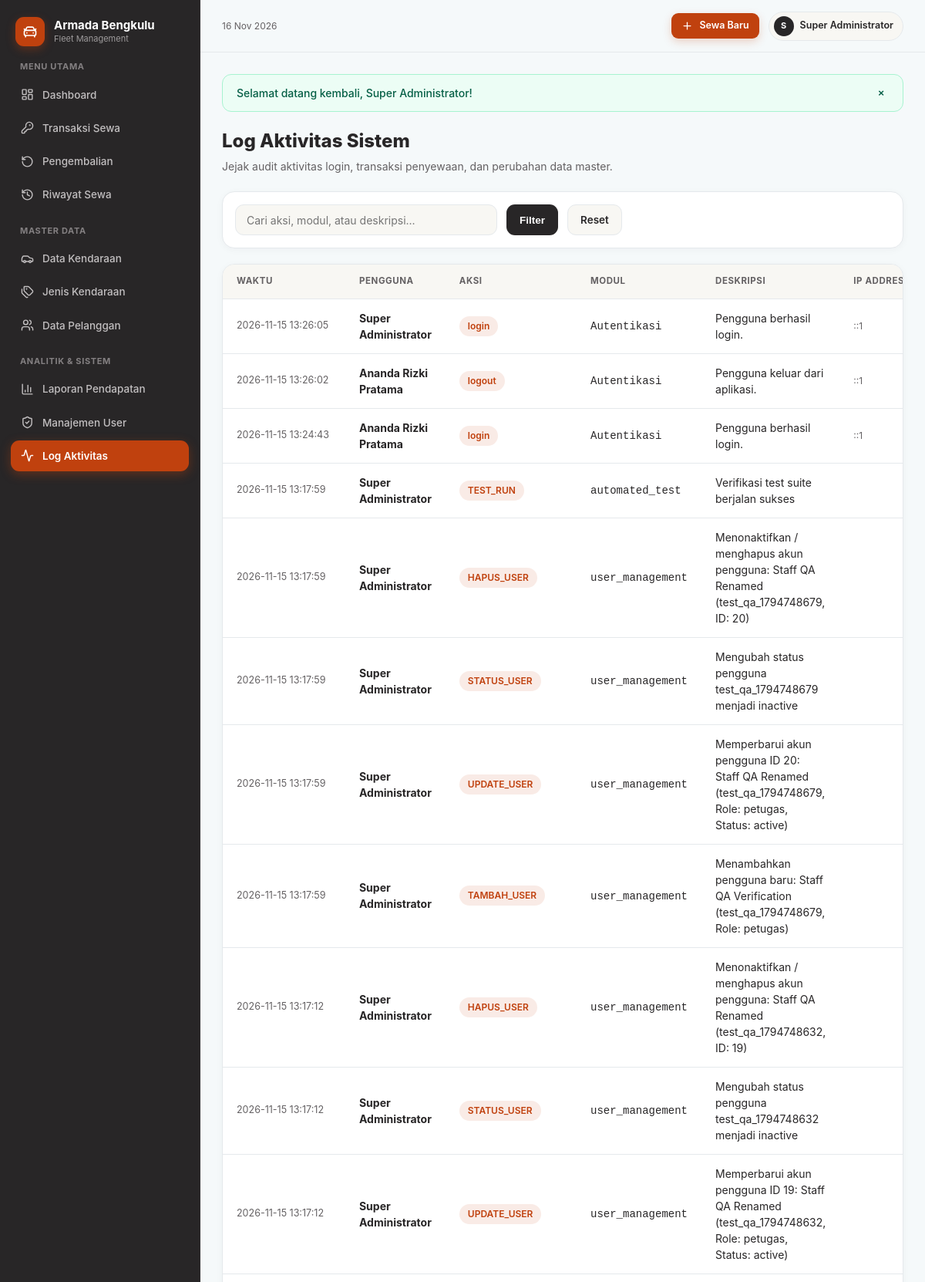
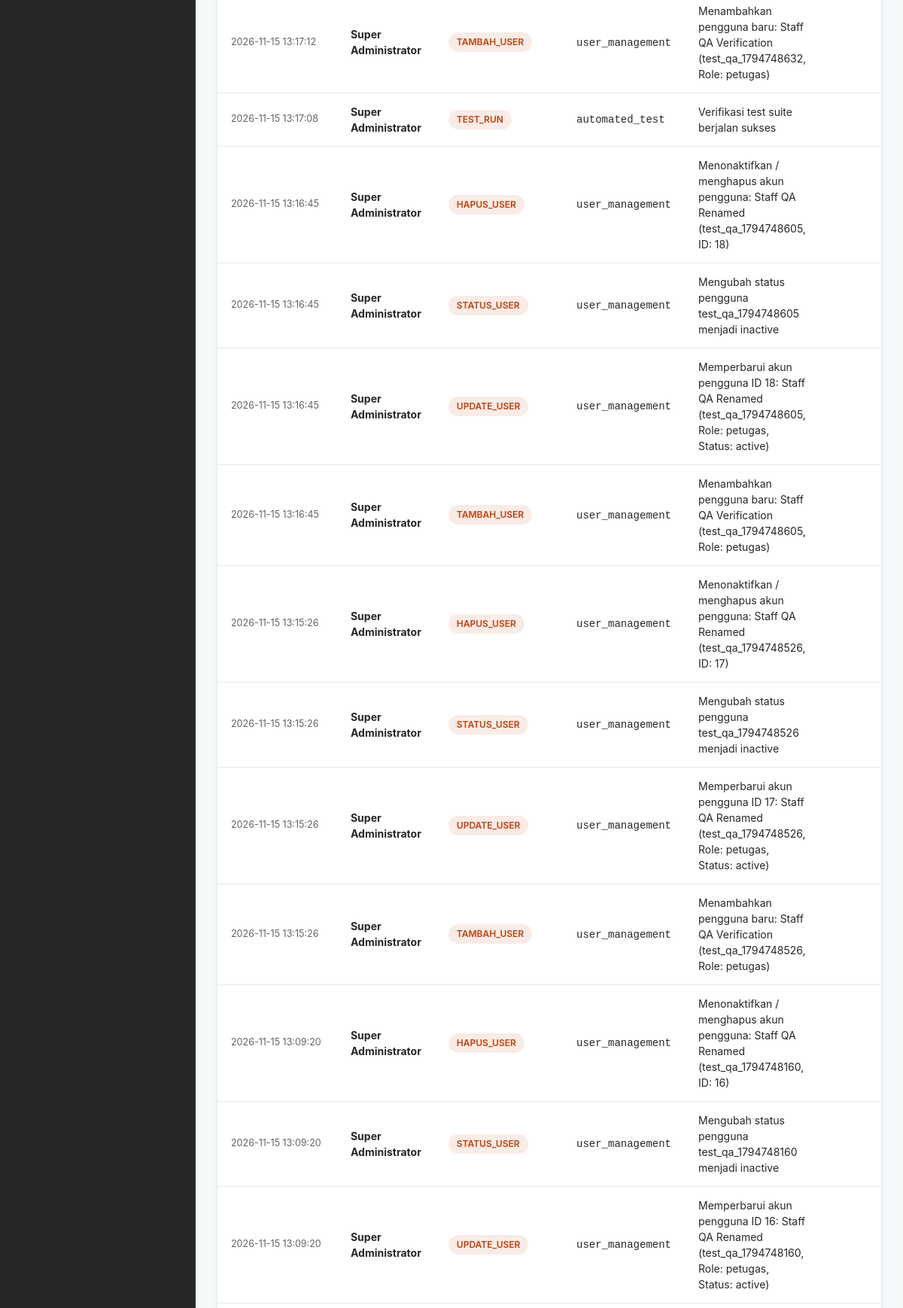
/aktivitas (signed in, upper part), run on the app's committed database (2 pictures, top to bottom).
### tables this page shows
CREATE TABLE `users` (
  `id` int(10) UNSIGNED NOT NULL,
  `username` varchar(50) NOT NULL,
  `password` varchar(255) NOT NULL,
  `nama` varchar(100) NOT NULL,
  `email` varchar(100) DEFAULT NULL,
  `role` enum('admin','petugas') NOT NULL DEFAULT 'petugas',
  `status` enum('active','inactive') NOT NULL DEFAULT 'active',
  `avatar` varchar(255) DEFAULT NULL,
  `last_login_at` datetime DEFAULT NULL,
  `created_at` timestamp NOT NULL DEFAULT current_timestamp(),
  `updated_at` timestamp NOT NULL DEFAULT current_timestamp() ON UPDATE current_timestamp(),
  `deleted_at` timestamp NULL DEFAULT NULL
);

CREATE TABLE `activity_logs` (
  `id` bigint(20) UNSIGNED NOT NULL,
  `user_id` int(10) UNSIGNED DEFAULT NULL,
  `action` varchar(40) NOT NULL,
  `module` varchar(60) NOT NULL,
  `description` varchar(255) NOT NULL,
  `ip_address` varchar(45) DEFAULT NULL,
  `created_at` timestamp NOT NULL DEFAULT current_timestamp()
);

### core/Controller.php (called while the page is built, shortened)
<?php
abstract class Controller
{
    protected function view(string $view, array $data = [], string $layout = 'layouts/app'): void
    {
        View::render($view, $data, $layout);
    }
}

### app/Controllers/ActivityController.php (called while the page is built, shortened)
<?php
class ActivityController extends Controller
{
    public function index(Request $request): void
    {
        $q = trim((string)$request->input('q', ''));
        $logs = (new ActivityService())->latest(150, $q);
        $this->view('aktivitas/index', [
            'title' => 'Log Aktivitas Sistem — Rental Armada Bengkulu',
            'logs'  => $logs,
            'q'     => $q,
        ]);
    }
}

### public/index.php (called while the page is built, shortened)
<?php
require_once BASE_PATH . '/core/helpers.php';
require_once BASE_PATH . '/core/Session.php';
require_once BASE_PATH . '/core/Flash.php';
require_once BASE_PATH . '/core/Auth.php';
require_once BASE_PATH . '/core/Request.php';
require_once BASE_PATH . '/core/Controller.php';
require_once BASE_PATH . '/core/Router.php';
$router = new Router();
$request = new Request();
$router->dispatch($request);

### core/helpers.php (called while the page is built, shortened)
<?php
function base_url(string $path = ''): string
{
    $scriptName = $_SERVER['SCRIPT_NAME'] ?? '';
    $baseDir = rtrim(str_replace('\\', '/', dirname($scriptName)), '/');
    $cleanPath = ltrim($path, '/');
    return $baseDir . ($cleanPath !== '' ? '/' . $cleanPath : '');
}
function e(?string $value): string
{
    return htmlspecialchars((string)$value, ENT_QUOTES, 'UTF-8');
}
function tgl_indo(?string $date): string
{
    $bulan = [
        1 => 'Jan', 'Feb', 'Mar', 'Apr', 'Mei', 'Jun',
        'Jul', 'Agu', 'Sep', 'Okt', 'Nov', 'Des'
    ];
    $ts = strtotime($date);
    return date('d', $ts) . ' ' . $bulan[(int)date('n', $ts)] . ' ' . date('Y', $ts);
}
function auth_user(): ?array
{
    return Auth::user();
}

### core/Request.php (called while the page is built, shortened)
<?php
class Request
{
    public function path(): string
    {
        $uri = parse_url($_SERVER['REQUEST_URI'] ?? '/', PHP_URL_PATH) ?: '/';
        $base = base_url();
        $uri = '/' . trim($uri, '/');
        return $uri === '' ? '/' : $uri;
    }
    public function input(string $key, mixed $default = null): mixed
    {
        return $_POST[$key] ?? $_GET[$key] ?? $default;
    }
}

### app/Services/ActivityService.php (called while the page is built, shortened)
<?php
class ActivityService
{
    public function latest(int $limit = 100, string $search = ''): array
    {
        $pdo = Database::connection();
        $sql = "
            SELECT a.*, u.nama AS user_nama, u.username, u.role
            FROM activity_logs a
            LEFT JOIN users u ON u.id = a.user_id
        ";
        $params = [];
        $sql .= " ORDER BY a.created_at DESC, a.id DESC LIMIT " . (int)$limit;
        $stmt = $pdo->prepare($sql);
        $stmt->execute($params);
        return $stmt->fetchAll();
    }
}

### core/Session.php (called while the page is built, shortened)
<?php
class Session
{
    public static function get(string $key, mixed $default = null): mixed
    {
        return $_SESSION[$key] ?? $default;
    }
}

### core/Auth.php (called while the page is built, shortened)
<?php
class Auth
{
    public static function user(): ?array
    {
        return Session::get('auth_user');
    }
}

### app/Views/aktivitas/index.php (the view)
<div style="margin-bottom:22px;">
    <h1 style="margin:0;font-size:24px;font-weight:800;">Log Aktivitas Sistem</h1>
    <p style="margin:4px 0 0;color:#646163;">Jejak audit aktivitas login, transaksi penyewaan, dan perubahan data master.</p>
</div>
<div class="ui-card" style="padding:16px;margin-bottom:20px;">
    <form method="GET" action="<?= base_url('aktivitas') ?>" style="display:flex;gap:12px;">
        <input type="text" name="q" value="<?= e($q) ?>" class="ui-input" style="max-width:340px;" placeholder="Cari aksi, modul, atau deskripsi...">
        <button type="submit" class="btn btn-dark">Filter</button>
        <a href="<?= base_url('aktivitas') ?>" class="btn btn-warm">Reset</a>
    </form>
</div>
<div class="ui-card" style="overflow:hidden;">
    <div class="table-wrap">
        <table class="ui-table">
            <thead>
                <tr>
                    <th>Waktu</th>
                    <th>Pengguna</th>
                    <th>Aksi</th>
                    <th>Modul</th>
                    <th>Deskripsi</th>
                    <th>IP Address</th>
                </tr>
            </thead>
            <tbody>
                <?php foreach ($logs as $l): ?>
                <tr>
                    <td style="font-size:12.5px;color:#646163;white-space:nowrap;"><?= e($l['created_at']) ?></td>
                    <td><strong><?= e($l['user_nama'] ?? 'Sistem') ?></strong></td>
                    <td><span class="badge badge-disewa"><?= e($l['action']) ?></span></td>
                    <td><code><?= e($l['module']) ?></code></td>
                    <td><?= e($l['description']) ?></td>
                    <td style="font-size:12px;color:#646163;"><?= e($l['ip_address'] ?? '-') ?></td>
                </tr>
                <?php endforeach; ?>
            </tbody>
        </table>
    </div>
</div>

### core/Router.php (shortened to what this page needs)
<?php
class Router
{
    private array $routes = [];
    private function add(string $method, string $pattern, array $handler): void
    {
        $regex = preg_replace('#\{([a-zA-Z_][a-zA-Z0-9_]*)\}#', '(?P<$1>[^/]+)', $pattern);
        $regex = '#^' . $regex . '$#';
        $this->routes[] = [
            'method'  => $method,
            'regex'   => $regex,
            'handler' => $handler,
        ];
    }
    public function dispatch(Request $request): void
    {
        $method = $request->method();
        $path = $request->path();
        foreach ($this->routes as $route) {
            if ($route['method'] !== $method) {
                continue;
            }
            if (preg_match($route['regex'], $path, $matches)) {
                $params = array_filter($matches, 'is_string', ARRAY_FILTER_USE_KEY);
                [$class, $action] = $route['handler'];
                $controller = new $class();
                $controller->$action($request, ...array_values($params));
                return;
            }
        }
    }
}

### app/Views/partials/topbar.php (shortened to what this page needs)
<?php $user = auth_user(); ?>
<header class="app-topbar">
    <div style="display:flex;align-items:center;gap:12px;">
        <div>
            <div style="font-size:12px;color:var(--text-muted);"><?= tgl_indo(date('Y-m-d')) ?></div>
        </div>
    </div>
    <div style="display:flex;align-items:center;gap:12px;">
        <a href="<?= base_url('penyewaan/create') ?>" class="btn btn-accent btn-sm">
            <i data-lucide="plus" style="width:15px;height:15px;"></i>
            <span>Sewa Baru</span>
        </a>
        <div style="display:flex;align-items:center;gap:8px;background:var(--bg-warm);border:1px solid var(--border);padding:5px 12px 5px 6px;border-radius:999px;">
            <span style="width:26px;height:26px;border-radius:50%;background:var(--dark);color:#fff;font-size:11px;font-weight:700;display:flex;align-items:center;justify-content:center;">
                <?= strtoupper(substr($user['nama'] ?? 'A', 0, 1)) ?>
            </span>
            <span style="font-size:12.5px;font-weight:600;color:var(--dark);"><?= e($user['nama'] ?? 'Petugas') ?></span>
        </div>
    </div>
</header>

### public/assets/css/app.css (style rules this page uses)
*, *::before, *::after { box-sizing: border-box; }
:root { --bg-canvas: #F5F9FA; --bg-surface: #FFFFFF; --bg-warm: #F8F7F3; --dark: #282627; --dark-soft: #363335; --accent: #C0410E; --accent-hover: #A3350A; --accent-soft: rgba(192, 65, 14, 0.10); --border: #E5E9EC; --text-main: #282627; --text-muted: #646163; --shadow-sm: 0 2px 10px rgba(40, 38, 39, 0.04); --shadow-md: 0 8px 24px -4px rgba(40, 38, 39, 0.07); --shadow-lg: 0 20px 40px -12px rgba(40, 38, 39, 0.14); }
html, body { margin: 0; padding: 0; background-color: var(--bg-canvas); color: var(--text-main); font-family: 'Inter', -apple-system, BlinkMacSystemFont, 'Segoe UI', Roboto, sans-serif; font-size: 14px; line-height: 1.5; -webkit-font-smoothing: antialiased; }
a { color: inherit; text-decoration: none; }
.app-topbar { position: sticky; top: 0; z-index: 30; height: 68px; background-color: rgba(245, 249, 250, 0.88); backdrop-filter: blur(12px); border-bottom: 1px solid var(--border); padding: 0 28px; display: flex; align-items: center; justify-content: space-between; gap: 16px; }
.ui-card { background-color: var(--bg-surface); border: 1px solid var(--border); border-radius: 16px; box-shadow: var(--shadow-sm); }
.btn { display: inline-flex; align-items: center; justify-content: center; gap: 8px; padding: 9px 16px; border-radius: 11px; font-size: 13.5px; font-weight: 600; cursor: pointer; border: 1px solid transparent; transition: all 0.18s ease; }
.btn-sm { padding: 6px 12px; font-size: 12.5px; border-radius: 9px; }
.btn-dark { background-color: var(--dark); color: #FFFFFF; }
.btn-accent { background-color: var(--accent); color: #FFFFFF; box-shadow: 0 4px 12px rgba(192, 65, 14, 0.22); }
.btn-warm { background-color: var(--bg-warm); color: var(--dark); border-color: var(--border); }
.ui-input, .ui-select, .ui-textarea { width: 100%; background-color: var(--bg-warm); border: 1px solid var(--border); border-radius: 11px; padding: 10px 14px; font-size: 14px; color: var(--text-main); font-family: inherit; transition: all 0.18s ease; }
.table-wrap { width: 100%; overflow-x: auto; }
.ui-table { width: 100%; border-collapse: collapse; text-align: left; }
.ui-table thead th { background-color: var(--bg-warm); color: var(--text-muted); font-size: 11.5px; font-weight: 700; text-transform: uppercase; letter-spacing: 0.05em; padding: 13px 18px; border-bottom: 1px solid var(--border); white-space: nowrap; }
.ui-table tbody td { padding: 14px 18px; border-bottom: 1px solid var(--border); vertical-align: middle; }
.badge { display: inline-flex; align-items: center; gap: 6px; padding: 4px 11px; border-radius: 999px; font-size: 12px; font-weight: 600; white-space: nowrap; }
.badge-disewa, .badge-berjalan { background-color: var(--accent-soft); color: var(--accent); }

### data on the page
users: role "admin" (drawn), nama "S", nama "Super Administrator"
activity_logs: created_at "2026-11-15 13:26:05", user.nama "Super Administrator", action "login", module "Autentikasi", description "Pengguna berhasil login.", ip_address "::1"
activity_logs: created_at "2026-11-15 13:26:02", user.nama "Ananda Rizki Pratama", action "logout", module "Autentikasi", description "Pengguna keluar dari aplikasi.", ip_address "::1"
activity_logs: created_at "2026-11-15 13:24:43", user.nama "Ananda Rizki Pratama", action "login", module "Autentikasi", description "Pengguna berhasil login.", ip_address "::1"
activity_logs: created_at "2026-11-15 13:17:59", user.nama "Super Administrator", action "TEST_RUN", module "automated_test", description "Verifikasi test suite berjalan sukses"
activity_logs: created_at "2026-11-15 13:17:59", user.nama "Super Administrator", action "HAPUS_USER", module "user_management", description "Menonaktifkan / menghapus akun pengguna: Staff QA Renamed (test_qa_1794748679, ID: 20)"
activity_logs: created_at "2026-11-15 13:17:59", user.nama "Super Administrator", action "STATUS_USER", module "user_management", description "Mengubah status pengguna test_qa_1794748679 menjadi inactive"
activity_logs: created_at "2026-11-15 13:17:59", user.nama "Super Administrator", action "UPDATE_USER", module "user_management", description "Memperbarui akun pengguna ID 20: Staff QA Renamed (test_qa_1794748679, Role: petugas, Status: active)"
activity_logs: created_at "2026-11-15 13:17:59", user.nama "Super Administrator", action "TAMBAH_USER", module "user_management", description "Menambahkan pengguna baru: Staff QA Verification (test_qa_1794748679, Role: petugas)"
activity_logs: created_at "2026-11-15 13:17:12", user.nama "Super Administrator", action "HAPUS_USER", module "user_management", description "Menonaktifkan / menghapus akun pengguna: Staff QA Renamed (test_qa_1794748632, ID: 19)"
activity_logs: created_at "2026-11-15 13:17:12", user.nama "Super Administrator", action "STATUS_USER", module "user_management", description "Mengubah status pengguna test_qa_1794748632 menjadi inactive"
activity_logs: created_at "2026-11-15 13:17:12", user.nama "Super Administrator", action "UPDATE_USER", module "user_management", description "Memperbarui akun pengguna ID 19: Staff QA Renamed (test_qa_1794748632, Role: petugas, Status: active)"
activity_logs: created_at "2026-11-15 13:17:12", user.nama "Super Administrator", action "TAMBAH_USER", module "user_management", description "Menambahkan pengguna baru: Staff QA Verification (test_qa_1794748632, Role: petugas)"
activity_logs: created_at "2026-11-15 13:17:08", user.nama "Super Administrator", action "TEST_RUN", module "automated_test", description "Verifikasi test suite berjalan sukses"
activity_logs: created_at "2026-11-15 13:16:45", user.nama "Super Administrator", action "HAPUS_USER", module "user_management", description "Menonaktifkan / menghapus akun pengguna: Staff QA Renamed (test_qa_1794748605, ID: 18)"
activity_logs: created_at "2026-11-15 13:16:45", user.nama "Super Administrator", action "STATUS_USER", module "user_management", description "Mengubah status pengguna test_qa_1794748605 menjadi inactive"
activity_logs: created_at "2026-11-15 13:16:45", user.nama "Super Administrator", action "UPDATE_USER", module "user_management", description "Memperbarui akun pengguna ID 18: Staff QA Renamed (test_qa_1794748605, Role: petugas, Status: active)"
activity_logs: created_at "2026-11-15 13:16:45", user.nama "Super Administrator", action "TAMBAH_USER", module "user_management", description "Menambahkan pengguna baru: Staff QA Verification (test_qa_1794748605, Role: petugas)"
activity_logs: created_at "2026-11-15 13:15:26", user.nama "Super Administrator", action "HAPUS_USER", module "user_management", description "Menonaktifkan / menghapus akun pengguna: Staff QA Renamed (test_qa_1794748526, ID: 17)"
activity_logs: created_at "2026-11-15 13:15:26", user.nama "Super Administrator", action "STATUS_USER", module "user_management", description "Mengubah status pengguna test_qa_1794748526 menjadi inactive"
activity_logs: created_at "2026-11-15 13:15:26", user.nama "Super Administrator", action "UPDATE_USER", module "user_management", description "Memperbarui akun pengguna ID 17: Staff QA Renamed (test_qa_1794748526, Role: petugas, Status: active)"
activity_logs: created_at "2026-11-15 13:15:26", user.nama "Super Administrator", action "TAMBAH_USER", module "user_management", description "Menambahkan pengguna baru: Staff QA Verification (test_qa_1794748526, Role: petugas)"
activity_logs: created_at "2026-11-15 13:09:20", user.nama "Super Administrator", action "HAPUS_USER", module "user_management", description "Menonaktifkan / menghapus akun pengguna: Staff QA Renamed (test_qa_1794748160, ID: 16)"
activity_logs: created_at "2026-11-15 13:09:20", user.nama "Super Administrator", action "STATUS_USER", module "user_management", description "Mengubah status pengguna test_qa_1794748160 menjadi inactive"
activity_logs: created_at "2026-11-15 13:09:20", user.nama "Super Administrator", action "UPDATE_USER", module "user_management", description "Memperbarui akun pengguna ID 16: Staff QA Renamed (test_qa_1794748160, Role: petugas, Status: active)"
